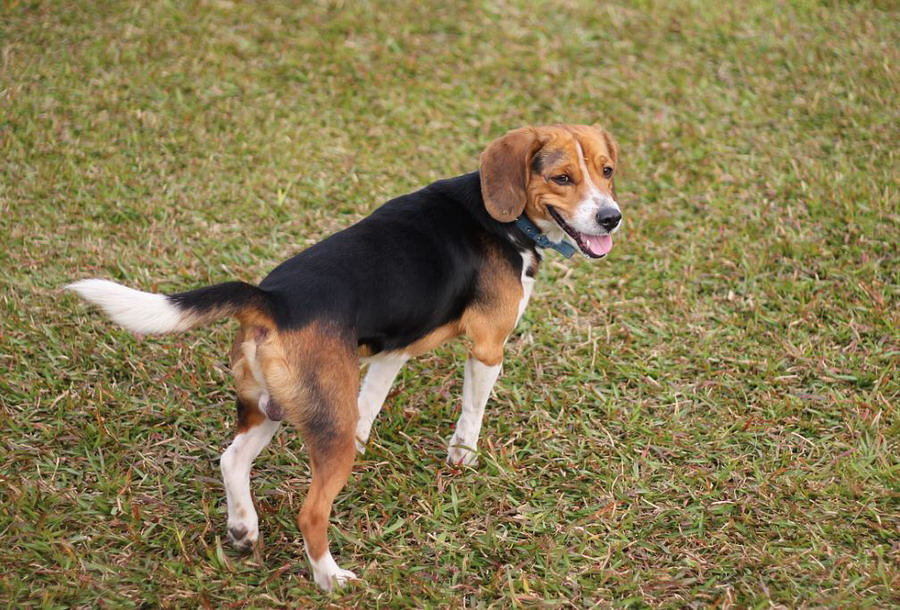
//> input picture samples/cpp/mao/1.jpg, 900 x 610 px
$ ./84_matchTemplate   (built with g++ and OpenCV 4)
//> lines starting //> are read from the running program, lines starting //| are printed output that depends on the picture

#include <stdio.h>


//---------------------------------【頭檔案、命名空間包含部分】----------------------------
//		描述：包含程式所使用的頭檔案和命名空間
//------------------------------------------------------------------------------------------------
#include "opencv2/highgui/highgui.hpp"
#include "opencv2/imgproc/imgproc.hpp"
using namespace cv;

#include <iostream>
using namespace std;

#define aaa cout << "MO: [aaaaaaaaa]  FUNCTION= " <<  __FUNCTION__ <<  " LINE=" <<  __LINE__ << std::endl ;

//-----------------------------------【巨集定義部分】--------------------------------------------
//  描述：定義一些輔助巨集
//------------------------------------------------------------------------------------------------
#define WINDOW_NAME1 "【原始圖形】"        //為視窗標題定義的巨集
#define WINDOW_NAME2 "【比對視窗】"        //為視窗標題定義的巨集

//-----------------------------------【全局變數宣告部分】------------------------------------
//          描述：全局變數的宣告
//-----------------------------------------------------------------------------------------------
Mat g_srcImage; Mat g_templateImage; Mat g_resultImage;
int g_nMatchMethod = 2;
int g_nMaxTrackbarNum = 5;

//-----------------------------------【全局函數宣告部分】--------------------------------------
//          描述：全局函數的宣告
//-----------------------------------------------------------------------------------------------
void on_Matching( int, void* );
static void ShowHelpText( );


//-----------------------------------【main( )函數】--------------------------------------------
//          描述：控制臺應用程式的入口函數，我們的程式從這里開始執行
//-----------------------------------------------------------------------------------------------
int main(  )
{
	//【0】改變console字體顏色
	system("color 1F");

	//【0】顯示說明文字
	ShowHelpText();

	//【1】載入原影像和範本塊
	g_srcImage = imread( "/home/peter/opencv-2.4.11/samples/cpp/mao/1.jpg", 1 );
//> g_srcImage is the input picture: 610 rows x 900 cols, CV_8UC3; mean B, G, R 80.2, 122.2, 136.2
//        g_srcImage = imread( "/home/peter/opencv-2.4.11/samples/cpp/mao/mogu.jpg", 1 );

	g_templateImage = imread( "/home/peter/opencv-2.4.11/samples/cpp/mao/2.jpg", 1 );
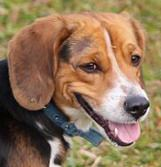
//> input picture samples/cpp/mao/2.jpg, 161 x 167 px
//> g_templateImage is the input picture: 167 rows x 161 cols, CV_8UC3; mean B, G, R 88.8, 116.6, 143.9
//        g_templateImage = imread( "/home/peter/opencv-2.4.11/samples/cpp/mao/rain.jpg", 1 );

//        g_templateImage = imread( "2.jpg", 1 );

	//【2】建立視窗
	namedWindow( WINDOW_NAME1, CV_WINDOW_AUTOSIZE );
	namedWindow( WINDOW_NAME2, CV_WINDOW_AUTOSIZE );

	//【3】建立滑動條並進行一次初始化
	createTrackbar( "方法", WINDOW_NAME1, &g_nMatchMethod, g_nMaxTrackbarNum, on_Matching );
	on_Matching( 0, 0 );

	waitKey(0);
	return 0;

}

//-----------------------------------【on_Matching( )函數】--------------------------------
//          描述：回調函數
//-------------------------------------------------------------------------------------------
void on_Matching( int, void* )
{
	//【1】給局部變數初始化
aaa 	Mat srcImage;
aaa 	g_srcImage.copyTo( srcImage );
aaa
aaa 	//【2】初始化用于結果輸出的矩陣
aaa 	int resultImage_cols =  g_srcImage.cols - g_templateImage.cols + 1;
aaa 	int resultImage_rows = g_srcImage.rows - g_templateImage.rows + 1;
aaa 	g_resultImage.create( resultImage_cols, resultImage_rows, CV_32FC1 );
aaa
aaa 	//【3】進行比對和標準化
aaa 	matchTemplate( g_srcImage, g_templateImage, g_resultImage, g_nMatchMethod );
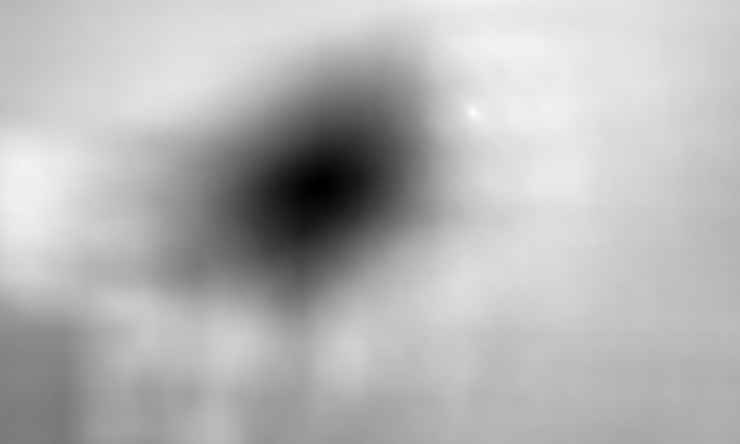
//> g_resultImage: 444 rows x 740 cols, CV_32FC1; min 482469280, max 1.36e+09, mean 1.11e+09; drawn with min black and max white
aaa 	normalize( g_resultImage, g_resultImage, 0, 1, NORM_MINMAX, -1, Mat() );
aaa
aaa 	//【4】通過函數 minMaxLoc 定位最比對的位置
aaa 	double minValue; double maxValue; Point minLocation; Point maxLocation;
aaa 	Point matchLocation;
aaa 	minMaxLoc( g_resultImage, &minValue, &maxValue, &minLocation, &maxLocation, Mat() );

	//【5】對於方法 SQDIFF 和 SQDIFF_NORMED, 越小的數值有著更高的比對結果. 而其余的方法, 數值越大比對效果越好
	if( g_nMatchMethod  == CV_TM_SQDIFF || g_nMatchMethod == CV_TM_SQDIFF_NORMED ) {
	    aaa
	    matchLocation = minLocation;
	}
	else {
	    aaa
	    matchLocation = maxLocation;
	}

	//【6】繪製出矩形，並顯示最終結果
aaa 	rectangle( srcImage, matchLocation, Point( matchLocation.x + g_templateImage.cols , matchLocation.y + g_templateImage.rows ), Scalar(0,0,255), 2, 8, 0 );
aaa 	rectangle( g_resultImage, matchLocation, Point( matchLocation.x + g_templateImage.cols , matchLocation.y + g_templateImage.rows ), Scalar(0,0,255), 2, 8, 0 );
aaa
	imshow( WINDOW_NAME1, srcImage );
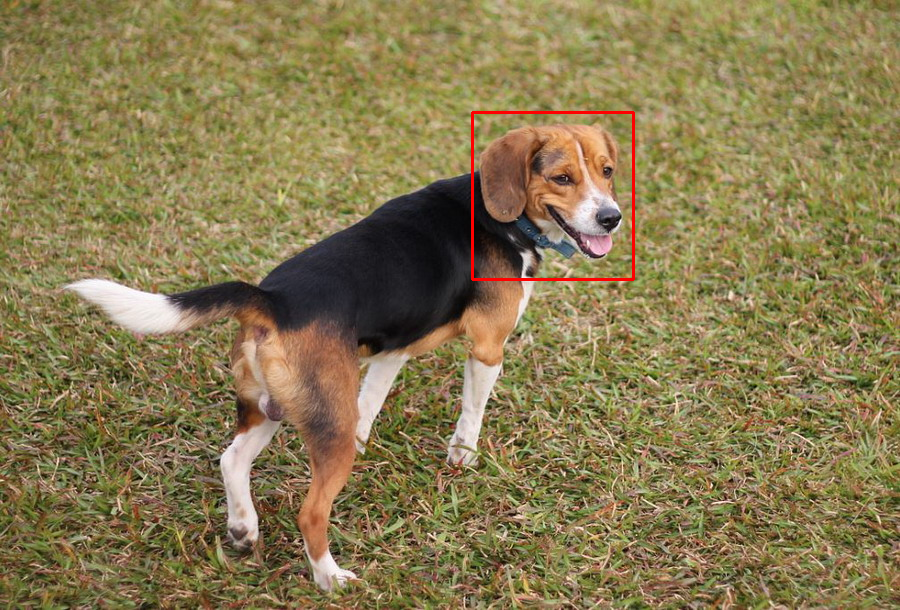
//> window '【原始圖形】': 610 rows x 900 cols, CV_8UC3; mean B, G, R 80, 121.8, 136.6
	moveWindow( WINDOW_NAME1, 100,100 );

	imshow( WINDOW_NAME2, g_resultImage );
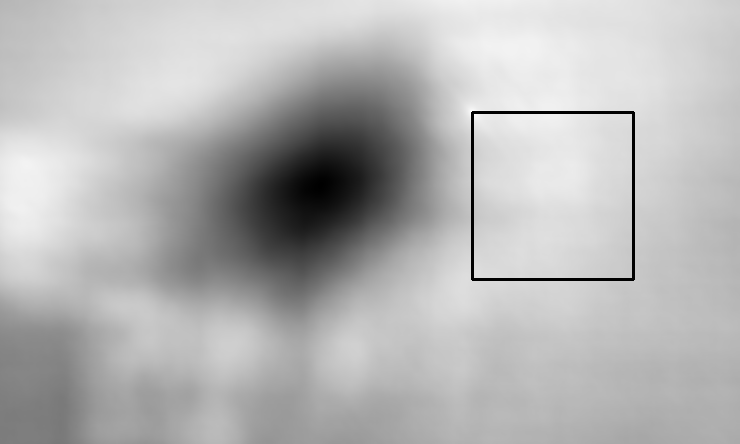
//> window '【比對視窗】': 444 rows x 740 cols, CV_8UC1; min 0, max 251, mean 180.5
	moveWindow( WINDOW_NAME2, 1000,100 );

}


//-----------------------------------【ShowHelpText( )函數】----------------------------------
//          描述：輸出一些說明訊息
//----------------------------------------------------------------------------------------------
static void ShowHelpText()
{
	//輸出歡迎訊息和OpenCV版本
	printf("\n\n\t\t\t非常感謝購買《OpenCV3程式設計入門》一書！\n");
	printf("\n\n\t\t\t此為本書OpenCV2版的第84個配套範例程式\n");
	printf("\n\n\t\t\t   現在使用的OpenCV版本為：" CV_VERSION );
	printf("\n\n  ----------------------------------------------------------------------------\n");
	//輸出一些說明訊息
	printf("\t歡迎來到【範本比對】範例程式~\n");
	printf("\n\n\t請調整滑動條觀察影像效果\n\n");
	printf(  "\n\t滑動條對應的方法數值說明: \n\n"
		"\t\t方法【0】- 平方差比對法(SQDIFF)\n"
		"\t\t方法【1】- 正規化平方差比對法(SQDIFF NORMED)\n"
		"\t\t方法【2】- 相關比對法(TM CCORR)\n"
		"\t\t方法【3】- 正規化相關比對法(TM CCORR NORMED)\n"
		"\t\t方法【4】- 相關系數比對法(TM COEFF)\n"
		"\t\t方法【5】- 正規化相關系數比對法(TM COEFF NORMED)\n" );
}
